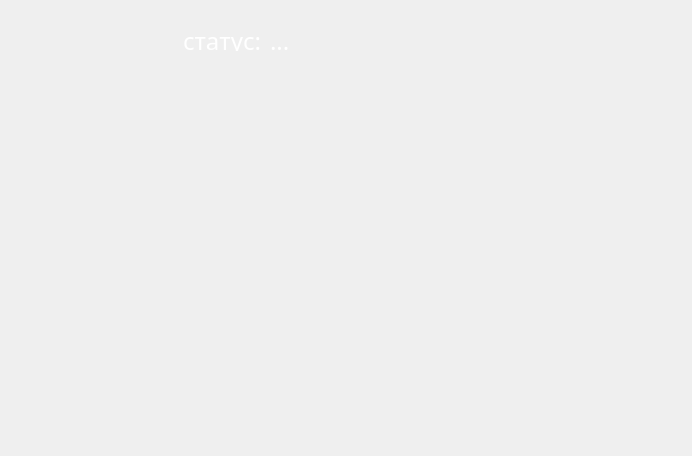
<?xml version="1.0" encoding="UTF-8"?>
<ui version="4.0">
 <class>ExchangeMenu</class>
 <widget class="QWidget" name="ExchangeMenu">
  <property name="geometry">
   <rect>
    <x>0</x>
    <y>0</y>
    <width>692</width>
    <height>456</height>
   </rect>
  </property>
  <property name="minimumSize">
   <size>
    <width>692</width>
    <height>456</height>
   </size>
  </property>
  <property name="maximumSize">
   <size>
    <width>692</width>
    <height>456</height>
   </size>
  </property>
  <property name="windowTitle">
   <string>Form</string>
  </property>
  <property name="styleSheet">
   <string notr="true"/>
  </property>
  <widget class="QLabel" name="exchange_bgrd_lbl">
   <property name="geometry">
    <rect>
     <x>0</x>
     <y>0</y>
     <width>692</width>
     <height>456</height>
    </rect>
   </property>
   <property name="styleSheet">
    <string notr="true">padding-right: 15px; /* make room for the arrows */
border-image: url(:/Pyramid/fon_next_menu.png);
border-width: 3;
</string>
   </property>
   <property name="text">
    <string/>
   </property>
  </widget>
  <widget class="QPushButton" name="send_track_but">
   <property name="geometry">
    <rect>
     <x>270</x>
     <y>70</y>
     <width>173</width>
     <height>152</height>
    </rect>
   </property>
   <property name="autoFillBackground">
    <bool>false</bool>
   </property>
   <property name="styleSheet">
    <string notr="true"> QPushButton:hover:pressed {
    padding-right: 15px; /* make room for the arrows */
	border-image: url(:/Pyramid/send_track_n.png);
     border-width: 3;}
 
QPushButton{
     padding-right: 15px; /* make room for the arrows */
	border-image: url(:/Pyramid/send_track.png);
     border-width: 3;}

 QPushButton:hover {
    padding-right: 15px; /* make room for the arrows */
	border-image: url(:/Pyramid/send_track.png);
     border-width: 3;}</string>
   </property>
   <property name="text">
    <string/>
   </property>
   <property name="flat">
    <bool>true</bool>
   </property>
  </widget>
  <widget class="QPushButton" name="send_photo_but">
   <property name="geometry">
    <rect>
     <x>270</x>
     <y>260</y>
     <width>173</width>
     <height>152</height>
    </rect>
   </property>
   <property name="autoFillBackground">
    <bool>false</bool>
   </property>
   <property name="styleSheet">
    <string notr="true"> QPushButton:hover:pressed {
    padding-right: 15px; /* make room for the arrows */
	border-image: url(:/Pyramid/send_photo_n.png);
     border-width: 3;}
 
QPushButton{
     padding-right: 15px; /* make room for the arrows */
	border-image: url(:/Pyramid/send_photo.png);
     border-width: 3;}

 QPushButton:hover {
    padding-right: 15px; /* make room for the arrows */
	border-image: url(:/Pyramid/send_photo.png);
     border-width: 3;}</string>
   </property>
   <property name="text">
    <string/>
   </property>
   <property name="flat">
    <bool>true</bool>
   </property>
  </widget>
  <widget class="QPushButton" name="get_track_but">
   <property name="geometry">
    <rect>
     <x>50</x>
     <y>70</y>
     <width>173</width>
     <height>152</height>
    </rect>
   </property>
   <property name="autoFillBackground">
    <bool>false</bool>
   </property>
   <property name="styleSheet">
    <string notr="true"> QPushButton:hover:pressed {
    padding-right: 15px; /* make room for the arrows */
	border-image: url(:/Pyramid/get_track_n.png);
     border-width: 3;}
 
QPushButton{
     padding-right: 15px; /* make room for the arrows */
	border-image: url(:/Pyramid/get_track.png);
     border-width: 3;}

 QPushButton:hover {
    padding-right: 15px; /* make room for the arrows */
	border-image: url(:/Pyramid/get_track.png);
     border-width: 3;}</string>
   </property>
   <property name="text">
    <string/>
   </property>
   <property name="flat">
    <bool>true</bool>
   </property>
  </widget>
  <widget class="QPushButton" name="get_paletka_but">
   <property name="geometry">
    <rect>
     <x>50</x>
     <y>260</y>
     <width>173</width>
     <height>152</height>
    </rect>
   </property>
   <property name="autoFillBackground">
    <bool>false</bool>
   </property>
   <property name="styleSheet">
    <string notr="true"> QPushButton:hover:pressed {
    padding-right: 15px; /* make room for the arrows */
	border-image: url(:/Pyramid/get_paletka_n.png);
     border-width: 3;}
 
QPushButton{
     padding-right: 15px; /* make room for the arrows */
	border-image: url(:/Pyramid/get_paletka.png);
     border-width: 3;}

 QPushButton:hover {
    padding-right: 15px; /* make room for the arrows */
	border-image: url(:/Pyramid/get_paletka.png);
     border-width: 3;}</string>
   </property>
   <property name="text">
    <string/>
   </property>
   <property name="flat">
    <bool>true</bool>
   </property>
  </widget>
  <widget class="QLabel" name="textStatusLbl">
   <property name="geometry">
    <rect>
     <x>90</x>
     <y>30</y>
     <width>171</width>
     <height>21</height>
    </rect>
   </property>
   <property name="palette">
    <palette>
     <active>
      <colorrole role="WindowText">
       <brush brushstyle="SolidPattern">
        <color alpha="255">
         <red>255</red>
         <green>255</green>
         <blue>255</blue>
        </color>
       </brush>
      </colorrole>
      <colorrole role="Text">
       <brush brushstyle="SolidPattern">
        <color alpha="255">
         <red>255</red>
         <green>255</green>
         <blue>255</blue>
        </color>
       </brush>
      </colorrole>
      <colorrole role="ButtonText">
       <brush brushstyle="SolidPattern">
        <color alpha="255">
         <red>255</red>
         <green>255</green>
         <blue>255</blue>
        </color>
       </brush>
      </colorrole>
     </active>
     <inactive>
      <colorrole role="WindowText">
       <brush brushstyle="SolidPattern">
        <color alpha="255">
         <red>255</red>
         <green>255</green>
         <blue>255</blue>
        </color>
       </brush>
      </colorrole>
      <colorrole role="Text">
       <brush brushstyle="SolidPattern">
        <color alpha="255">
         <red>255</red>
         <green>255</green>
         <blue>255</blue>
        </color>
       </brush>
      </colorrole>
      <colorrole role="ButtonText">
       <brush brushstyle="SolidPattern">
        <color alpha="255">
         <red>255</red>
         <green>255</green>
         <blue>255</blue>
        </color>
       </brush>
      </colorrole>
     </inactive>
     <disabled>
      <colorrole role="WindowText">
       <brush brushstyle="SolidPattern">
        <color alpha="255">
         <red>120</red>
         <green>120</green>
         <blue>120</blue>
        </color>
       </brush>
      </colorrole>
      <colorrole role="Text">
       <brush brushstyle="SolidPattern">
        <color alpha="255">
         <red>120</red>
         <green>120</green>
         <blue>120</blue>
        </color>
       </brush>
      </colorrole>
      <colorrole role="ButtonText">
       <brush brushstyle="SolidPattern">
        <color alpha="255">
         <red>120</red>
         <green>120</green>
         <blue>120</blue>
        </color>
       </brush>
      </colorrole>
     </disabled>
    </palette>
   </property>
   <property name="font">
    <font>
     <family>Trebuchet MS</family>
     <pointsize>18</pointsize>
    </font>
   </property>
   <property name="text">
    <string>статус:</string>
   </property>
   <property name="alignment">
    <set>Qt::AlignRight|Qt::AlignTrailing|Qt::AlignVCenter</set>
   </property>
  </widget>
  <widget class="QLabel" name="statusLbl">
   <property name="geometry">
    <rect>
     <x>270</x>
     <y>30</y>
     <width>381</width>
     <height>21</height>
    </rect>
   </property>
   <property name="palette">
    <palette>
     <active>
      <colorrole role="WindowText">
       <brush brushstyle="SolidPattern">
        <color alpha="255">
         <red>255</red>
         <green>255</green>
         <blue>255</blue>
        </color>
       </brush>
      </colorrole>
      <colorrole role="Text">
       <brush brushstyle="SolidPattern">
        <color alpha="255">
         <red>255</red>
         <green>255</green>
         <blue>255</blue>
        </color>
       </brush>
      </colorrole>
      <colorrole role="ButtonText">
       <brush brushstyle="SolidPattern">
        <color alpha="255">
         <red>255</red>
         <green>255</green>
         <blue>255</blue>
        </color>
       </brush>
      </colorrole>
     </active>
     <inactive>
      <colorrole role="WindowText">
       <brush brushstyle="SolidPattern">
        <color alpha="255">
         <red>255</red>
         <green>255</green>
         <blue>255</blue>
        </color>
       </brush>
      </colorrole>
      <colorrole role="Text">
       <brush brushstyle="SolidPattern">
        <color alpha="255">
         <red>255</red>
         <green>255</green>
         <blue>255</blue>
        </color>
       </brush>
      </colorrole>
      <colorrole role="ButtonText">
       <brush brushstyle="SolidPattern">
        <color alpha="255">
         <red>255</red>
         <green>255</green>
         <blue>255</blue>
        </color>
       </brush>
      </colorrole>
     </inactive>
     <disabled>
      <colorrole role="WindowText">
       <brush brushstyle="SolidPattern">
        <color alpha="255">
         <red>120</red>
         <green>120</green>
         <blue>120</blue>
        </color>
       </brush>
      </colorrole>
      <colorrole role="Text">
       <brush brushstyle="SolidPattern">
        <color alpha="255">
         <red>120</red>
         <green>120</green>
         <blue>120</blue>
        </color>
       </brush>
      </colorrole>
      <colorrole role="ButtonText">
       <brush brushstyle="SolidPattern">
        <color alpha="255">
         <red>120</red>
         <green>120</green>
         <blue>120</blue>
        </color>
       </brush>
      </colorrole>
     </disabled>
    </palette>
   </property>
   <property name="font">
    <font>
     <family>Trebuchet MS</family>
     <pointsize>18</pointsize>
    </font>
   </property>
   <property name="text">
    <string>...</string>
   </property>
  </widget>
  <widget class="QPushButton" name="viewVideoBut">
   <property name="geometry">
    <rect>
     <x>480</x>
     <y>70</y>
     <width>173</width>
     <height>152</height>
    </rect>
   </property>
   <property name="autoFillBackground">
    <bool>false</bool>
   </property>
   <property name="styleSheet">
    <string notr="true"> QPushButton:hover:pressed {
    padding-right: 15px; /* make room for the arrows */
	border-image: url(:/Pyramid/video_otpravit_n.png);
     border-width: 3;}
 
QPushButton{
     padding-right: 15px; /* make room for the arrows */
	border-image: url(:/Pyramid/video_otpravit.png);
     border-width: 3;}

 QPushButton:hover {
    padding-right: 15px; /* make room for the arrows */
	border-image: url(:/Pyramid/video_otpravit.png);
     border-width: 3;}</string>
   </property>
   <property name="text">
    <string/>
   </property>
   <property name="flat">
    <bool>true</bool>
   </property>
  </widget>
  <widget class="QPushButton" name="sendMarks">
   <property name="geometry">
    <rect>
     <x>480</x>
     <y>260</y>
     <width>173</width>
     <height>152</height>
    </rect>
   </property>
   <property name="autoFillBackground">
    <bool>false</bool>
   </property>
   <property name="styleSheet">
    <string notr="true"> QPushButton:hover:pressed {
    padding-right: 15px; /* make room for the arrows */
	border-image: url(:/Pyramid/otprav_otm_n.png);
     border-width: 3;}
 
QPushButton{
     padding-right: 15px; /* make room for the arrows */
	border-image: url(:/Pyramid/otprav_otm.png);
     border-width: 3;}

 QPushButton:hover {
    padding-right: 15px; /* make room for the arrows */
	border-image: url(:/Pyramid/otprav_otm.png);
     border-width: 3;}</string>
   </property>
   <property name="text">
    <string/>
   </property>
   <property name="flat">
    <bool>true</bool>
   </property>
  </widget>
 </widget>
 <resources>
  <include location="../Resources/PyramidWidgets.qrc"/>
 </resources>
 <connections/>
</ui>
